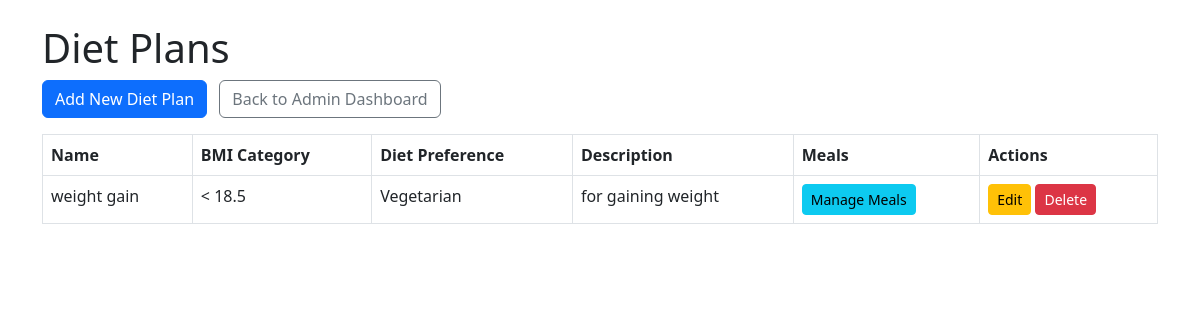
Page /admin/dietplans on the committed database.
### app.py (models this page shows)
class DietPlan(db.Model):
    __tablename__ = 'diet_plan'
    id = db.Column(db.Integer, primary_key=True)
    name = db.Column(db.String(150), nullable=False)  # e.g., "High Protein Plan"
    bmi_category = db.Column(db.String(50))            # e.g., "underweight", "normal", "overweight"
    diet_preference = db.Column(db.String(100))        # e.g., "high protein", "low carb", "vegetarian"
    description = db.Column(db.Text)                    # plan summary/details
    meals = db.relationship('Meal', backref='diet_plan', cascade='all, delete-orphan')

### app.py (the view)
@app.route('/admin/dietplans')
def list_dietplans():
    plans = DietPlan.query.all()
    return render_template('admin_diet_plans.html', plans=plans)

### templates/admin_diet_plans.html (shortened to what this page needs)
<!DOCTYPE html>
<html lang="en">
<head>
  <link href="https://cdn.jsdelivr.net/npm/bootstrap@5.3.0/dist/css/bootstrap.min.css" rel="stylesheet" />
</head>
<body class="container py-4">
  <h1>Diet Plans</h1>
  <div class="mb-3">
    <a href="{{ url_for('add_dietplan') }}" class="btn btn-primary">Add New Diet Plan</a>
    <a href="{{ url_for('admin_dashboard') }}" class="btn btn-outline-secondary ms-2">Back to Admin Dashboard</a>
  </div>
  <table class="table table-bordered">
    <thead>
      <tr>
        <th>Name</th>
        <th>BMI Category</th>
        <th>Diet Preference</th>
        <th>Description</th>
        <th>Meals</th>
        <th>Actions</th>
      </tr>
    </thead>
    <tbody>
      {% for plan in plans %}
      <tr>
        <td>{{ plan.name }}</td>
        <td>{{ plan.bmi_category }}</td>
        <td>{{ plan.diet_preference }}</td>
        <td>{{ plan.description }}</td>
        <td><a href="{{ url_for('manage_meals', plan_id=plan.id) }}" class="btn btn-sm btn-info">Manage Meals</a></td>
        <td>
          <a href="{{ url_for('edit_dietplan', plan_id=plan.id) }}" class="btn btn-sm btn-warning">Edit</a>
          <form action="{{ url_for('delete_dietplan', plan_id=plan.id) }}" method="post" style="display:inline;" onsubmit="return confirm('Delete this plan?');">
            <button class="btn btn-sm btn-danger" type="submit">Delete</button>
          </form>
        </td>
      </tr>
      {% else %}
      <tr>
        <td colspan="6" class="text-center">No diet plans found.</td>
      </tr>
      {% endfor %}
    </tbody>
  </table>
</body>
</html>

### rows in the picture
DietPlan: name "weight gain", bmi_category "< 18.5", diet_preference "Vegetarian", description "for gaining weight"
